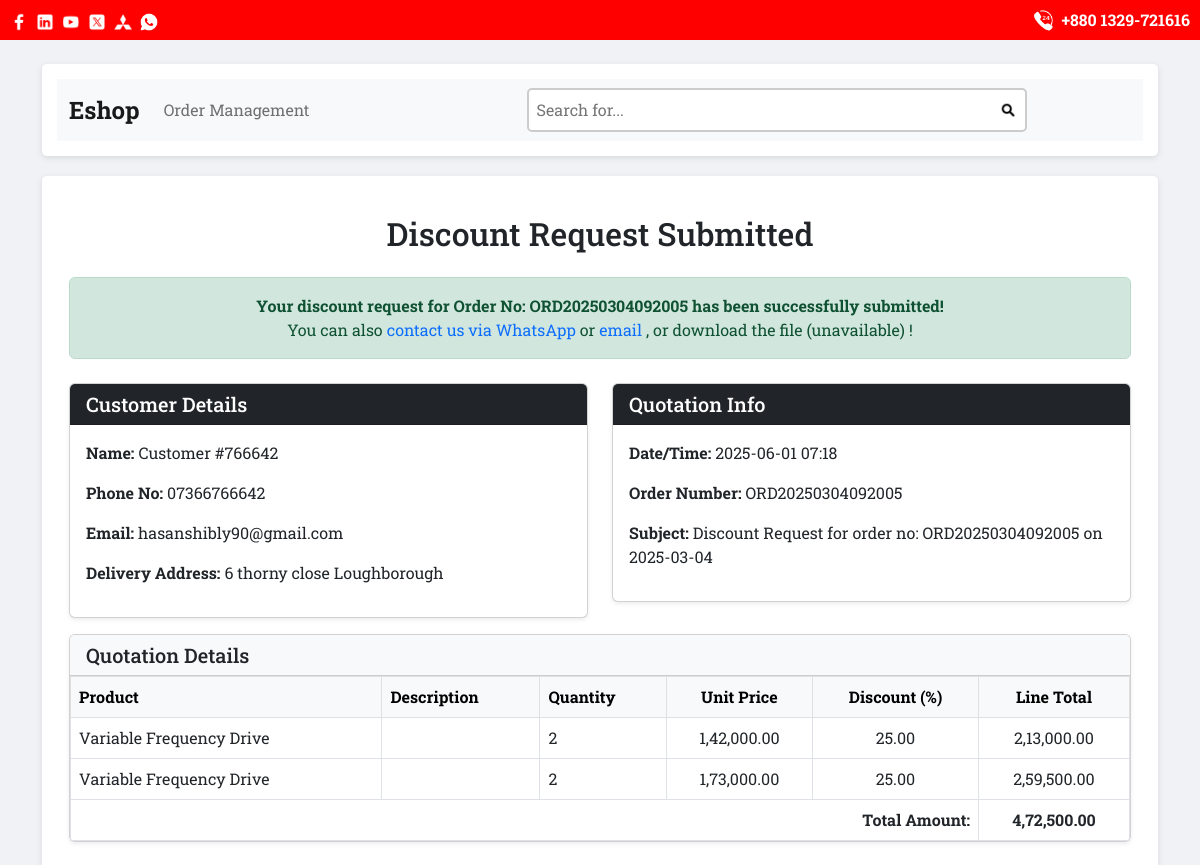
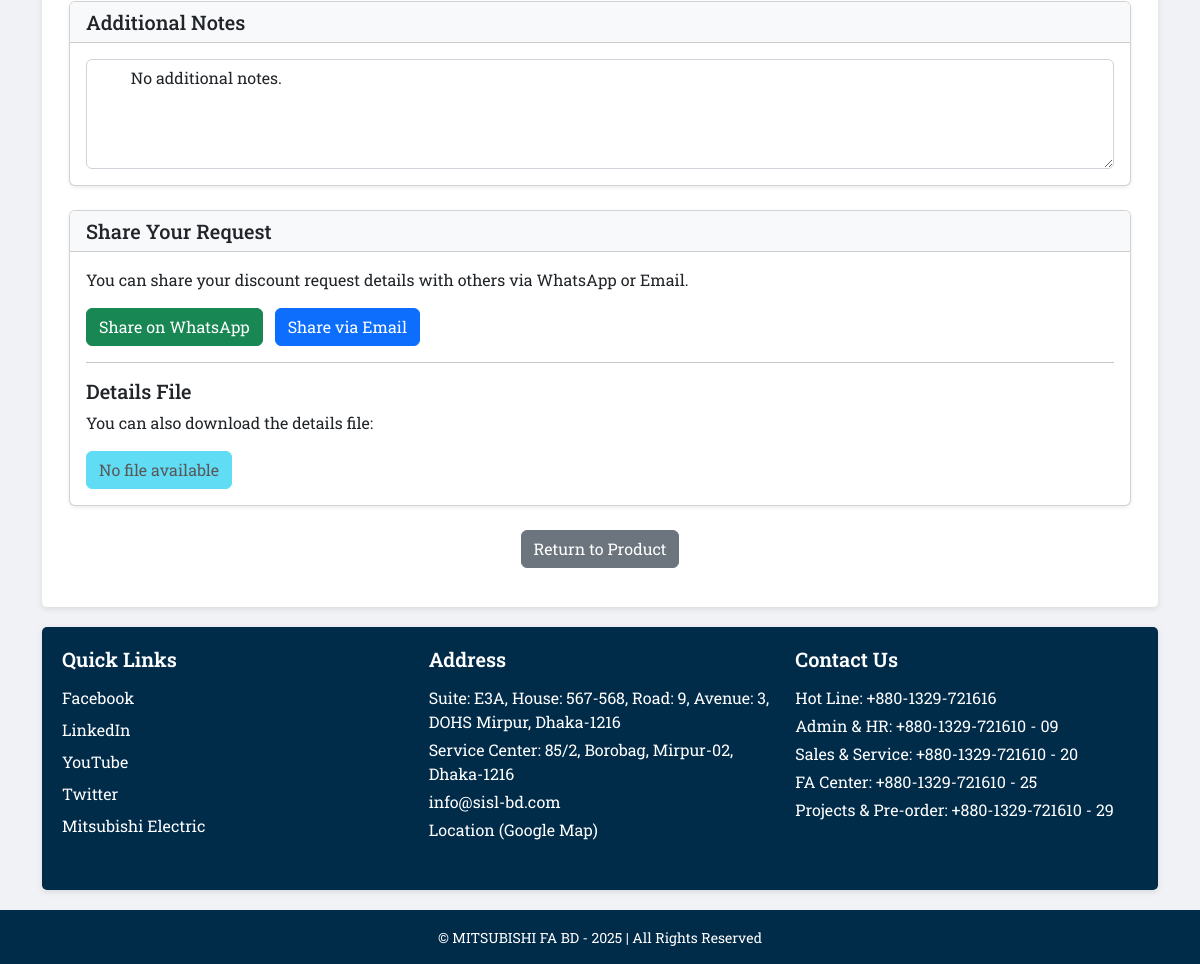
Page /discount-submitted/6/ (signed in) on the committed database (2 pictures, top to bottom).
### eshop/models.py (models this page shows, shortened)
class Quotation(models.Model):
    customer = models.ForeignKey(User, on_delete=models.SET_NULL, null=True, blank=True)
    created_at = models.DateTimeField(auto_now_add=True)
    status = models.CharField(max_length=1, choices=OrderStatus.choices, default=OrderStatus.PENDING)
    phone_no = models.CharField(max_length=20, blank=True, null=True)
    customer_name = models.CharField(max_length=255, blank=True, null=True)
    email = models.EmailField(blank=True, null=True)
    delivery_address = models.TextField(blank=True, null=True)
    subject = models.CharField(max_length=255, blank=True, null=True)
    order_number = models.CharField(max_length=20, blank=True, null=True, unique=True)
    total_amount = models.DecimalField(max_digits=12, decimal_places=2, default=0)

class QuotationLine(models.Model):
    quotation = models.ForeignKey(Quotation, on_delete=models.CASCADE, related_name='lines')
    product = models.ForeignKey(Product, on_delete=models.CASCADE)
    description = models.CharField(max_length=255, blank=True)
    quantity = models.PositiveIntegerField(default=1)
    unit_price = models.DecimalField(max_digits=10, decimal_places=2, default=0)
    discount_percent = models.DecimalField(max_digits=5, decimal_places=2, default=25)
    def line_total(self):
        subtotal = self.quantity * self.unit_price
        discount_amount = subtotal * (self.discount_percent / 100)
        return subtotal - discount_amount

class Product(models.Model):
    category = models.ForeignKey(Category, on_delete=models.CASCADE)
    brand = models.ForeignKey(Brand, on_delete=models.CASCADE)
    name = models.CharField("Name", max_length=255)
    original_price = models.DecimalField(max_digits=10, decimal_places=2)
    discounted_price = models.DecimalField(max_digits=10, decimal_places=2, blank=True, null=True)
    sku = models.CharField(max_length=50, unique=True)
    image = models.ImageField(upload_to='products/')
    country_of_origin = models.CharField(max_length=100, blank=True, null=True)
    description = models.TextField(blank=True, null=True)
    related_products = models.ManyToManyField(
        'self',
        blank=True,
        symmetrical=False,
        related_name='linked_products'
    )
    rated_output_power = models.CharField(max_length=255, blank=True, null=True)
    rated_output_current = models.CharField(max_length=255, blank=True, null=True)
    input_voltage = models.CharField(max_length=255, blank=True, null=True)
    input_frequency = models.CharField(max_length=255, blank=True, null=True)
    output_voltage = models.CharField(max_length=255, blank=True, null=True)
    output_frequency = models.CharField(max_length=255, blank=True, null=True)
    vfd_series = models.CharField(max_length=20, blank=True, null=True)  # e.g., D SERIES, E SERIES
    supply_voltage_ac = models.CharField(max_length=20, blank=True, null=True)
    rated_power_hp = models.DecimalField(max_digits=5, decimal_places=1, blank=True, null=True)
    application = models.CharField(max_length=20, blank=True, null=True)
    plc_input = models.CharField("Input (PLC)", max_length=255, blank=True, null=True)
    plc_output = models.CharField("Output (PLC)", max_length=255, blank=True, null=True)
    supply_voltage = models.CharField(max_length=255, blank=True, null=True)
    output_type = models.CharField(max_length=255, blank=True, null=True)
    display_device = models.CharField(max_length=255, blank=True, null=True)
    screen_size = models.CharField(max_length=255, blank=True, null=True)
    resolution = models.CharField(max_length=255, blank=True, null=True)
    display_size = models.CharField(max_length=255, blank=True, null=True)
    display_color = models.CharField(max_length=255, blank=True, null=True)
    built_in_interface = models.CharField(max_length=255, blank=True, null=True)
    rated_output = models.CharField(max_length=255, blank=True, null=True)
    rated_torque = models.CharField(max_length=255, blank=True, null=True)
    maximum_torque = models.CharField(max_length=255, blank=True, null=True)
    rated_speed = models.CharField(max_length=255, blank=True, null=True)
    maximum_speed = models.CharField(max_length=255, blank=True, null=True)
    power_supply_capacity = models.CharField(max_length=255, blank=True, null=True)
    power_supply_input = models.CharField(max_length=255, blank=True, null=True)
    rated_voltage = models.CharField(max_length=255, blank=True, null=True)
    rated_current = models.CharField(max_length=255, blank=True, null=True)
    maximum_current = models.CharField(max_length=255, blank=True, null=True)
    control_method = models.CharField(max_length=255, blank=True, null=True)
    dynamic_brake = models.CharField(max_length=255, blank=True, null=True)
    encoder_type = models.CharField(max_length=255, blank=True, null=True)
    communication = models.CharField(max_length=255, blank=True, null=True)
    encoder_resolution = models.CharField(max_length=255, blank=True, null=True)
    servo_motor = models.CharField(max_length=255, blank=True, null=True)
    servo_amplifier = models.CharField(max_length=255, blank=True, null=True)
    dimensions = models.CharField(max_length=255, blank=True, null=True, help_text="(W x H x D in mm)")
    weight = models.CharField(max_length=255, blank=True, null=True)
    compatible_software_package = models.CharField(max_length=255, blank=True, null=True)

### eshop/views.py (the view)
# urls.py: path('discount-submitted/<int:quotation_id>/', views.discount_submitted_view, name='discount_submitted'),
@login_required
def discount_submitted_view(request, quotation_id):
    quotation = get_object_or_404(Quotation, pk=quotation_id)
    product = quotation.lines.first().product if quotation.lines.exists() else None
    shareable_file_url = request.session.get('shareable_file_url', None)
    return render(request, "discount_submitted.html", {
        "quotation": quotation,
        "product": product,
        "shareable_file_url": shareable_file_url,
    })

### eshop/templatetags/custom_filters.py (called while the page is built)
@register.filter
def indian_format(value, decimal_places=2):
    try:
        dp = int(decimal_places)
        num = float(value)
    except (ValueError, TypeError):
        return value
    s = f"{num:.{dp}f}"
    if '.' in s:
        integer, fraction = s.split('.')
    else:
        integer, fraction = s, ''
    if len(integer) <= 3:
        return s
    last3 = integer[-3:]
    remaining = integer[:-3]
    groups = []
    while len(remaining) > 2:
        groups.append(remaining[-2:])
        remaining = remaining[:-2]
    if remaining:
        groups.append(remaining)
    groups.reverse()
    formatted_int = ",".join(groups) + "," + last3
    return formatted_int + "." + fraction if fraction else formatted_int

### eshop/templates/discount_submitted.html
{% extends "base.html" %}
{% load static %}
{% load custom_filters %}
{% block content %}
<div class="container my-4">
  <h2 class="text-center mb-4">Discount Request Submitted</h2>
  <div class="alert alert-success text-center my-4">
    <strong>Your discount request for Order No: {{ quotation.order_number|default:"N/A" }} has been successfully submitted!</strong>
   <br>
    You can also
    <a class="text-decoration-none" target="_blank"
       href="https://api.whatsapp.com/send?text={{ 'Your discount request for Order No: '|add:quotation.order_number|urlencode }}">
      contact us via WhatsApp
    </a>
    or
    <a class="text-decoration-none"
       href="mailto:?subject=Discount Request Details for Order No: {{ quotation.order_number }}&body=Your discount request for Order No: {{ quotation.order_number }} has been successfully submitted!">
      email
    </a>,
    or
    {% if shareable_file_url %}
      <a class="text-decoration-none" href="{{ shareable_file_url }}" download>
        download the file
      </a>
    {% else %}
      download the file (unavailable)
    {% endif %}
    !
  </div>
  <div class="row">
    <div class="col-md-6 mb-3">
      <div class="card shadow-sm">
        <div class="card-header bg-dark text-white">
          <h5 class="mb-0">Customer Details</h5>
        </div>
        <div class="card-body">
          <p><strong>Name:</strong> {{ quotation.customer_name|default:"N/A" }}</p>
          <p><strong>Phone No:</strong> {{ quotation.phone_no|default:"N/A" }}</p>
          <p><strong>Email:</strong> {{ quotation.email|default:"N/A" }}</p>
          <p><strong>Delivery Address:</strong> {{ quotation.delivery_address|default:"N/A" }}</p>
        </div>
      </div>
    </div>
    <div class="col-md-6 mb-3">
      <div class="card shadow-sm">
        <div class="card-header bg-dark text-white">
          <h5 class="mb-0">Quotation Info</h5>
        </div>
        <div class="card-body">
          <p><strong>Date/Time:</strong> {% now 'Y-m-d H:i' %}</p>
          <p><strong>Order Number:</strong> {{ quotation.order_number|default:"N/A" }}</p>
          <p><strong>Subject:</strong> {{ quotation.subject|default:"N/A" }}</p>
        </div>
      </div>
    </div>
  </div>
  <div class="card mb-4 shadow-sm">
    <div class="card-header bg-light">
      <h5 class="mb-0">Quotation Details</h5>
    </div>
    <div class="card-body p-0">
      <table class="table table-bordered align-middle mb-0">
        <thead class="table-light">
          <tr>
            <th>Product</th>
            <th>Description</th>
            <th>Quantity</th>
            <th class="text-center">Unit Price</th>
            <th class="text-center">Discount (%)</th>
            <th class="text-center">Line Total</th>
          </tr>
        </thead>
        <tbody>
          {% if quotation %}
            {% for line in quotation.lines.all %}
              <tr>
                <td>{{ line.product.name }}</td>
                <td>{{ line.description }}</td>
                <td>{{ line.quantity }}</td>
                <td class="text-center">{{ line.unit_price|indian_format:2 }}</td>
                <td class="text-center">{{ line.discount_percent|floatformat:2 }}</td>
                <td class="text-center">{{ line.line_total|indian_format:2 }}</td>
              </tr>
            {% endfor %}
            <tr>
              <td colspan="5" class="text-end">
                <strong>Total Amount:</strong>
              </td>
              <td class="text-center">
                <strong>{{ quotation.total_amount|indian_format:2 }}</strong>
              </td>
            </tr>
          {% else %}
            <tr>
              <td colspan="6" class="text-center">Quotation details not available.</td>
            </tr>
          {% endif %}
        </tbody>
      </table>
    </div>
  </div>
  <div class="card mb-4 shadow-sm">
    <div class="card-header bg-light">
      <h5 class="mb-0">Additional Notes</h5>
    </div>
    <div class="card-body">
      <textarea class="form-control" rows="4" name="notes" readonly>
        {{ quotation.notes|default:"No additional notes." }}
      </textarea>
    </div>
  </div>
  <div class="card mb-4 shadow-sm">
    <div class="card-header bg-light">
      <h5 class="mb-0">Share Your Request</h5>
    </div>
    <div class="card-body">
      <p>You can share your discount request details with others via WhatsApp or Email.</p>
      {% if quotation %}
        <a class="btn btn-success me-2" target="_blank"
           href="https://api.whatsapp.com/send?text={{ 'Discount Request Details for Order No: ' | add:quotation.order_number | urlencode }}">
          Share on WhatsApp
        </a>
        <a class="btn btn-primary" target="_blank"
           href="mailto:?subject=Discount Request Details for Order No: {{ quotation.order_number }}&amp;body=Discount Request Details for Order No: {{ quotation.order_number }}">
          Share via Email
        </a>
      {% else %}
        <p>Quotation details not available for sharing.</p>
      {% endif %}
      <hr>
      <h5>Details File</h5>
      <p>You can also download the details file:</p>
      {% if shareable_file_url %}
        <a href="{{ shareable_file_url }}" class="btn btn-info" download>Download Details File</a>
      {% else %}
        <button class="btn btn-info" disabled>No file available</button>
      {% endif %}
    </div>
  </div>
  <div class="text-center">
    {% if product and product.sku %}
      <a href="{% url 'product_detail' product.sku %}" class="btn btn-secondary">Return to Product</a>
    {% else %}
      <a href="{% url 'home' %}" class="btn btn-secondary">Return to Home</a>
    {% endif %}
  </div>
</div>
{% endblock %}

### eshop/templates/base.html (style rules this page uses)
:root { --color-red: #ff0000; --color-navy: #002b49; --color-marine: #004d8c; --color-white: #ffffff; --color-mid-gray: #888888; --color-light-neutral: #f0f2f5; }
body { font-family: 'Roboto Slab', serif; padding-top: 40px; background-color: var(--color-light-neutral); }

### rows in the picture
Quotation: order_number "ORD20250304092005", customer_name "Customer #766642", phone_no "07366766642", email "hasanshibly90@gmail.com", delivery_address "6 thorny close Loughborough", subject "Discount Request for order no: ORD20250304092005 on 2025-03-04", total_amount|indian_format "4,72,500.00"
QuotationLine: product.name "Variable Frequency Drive", quantity "2", unit_price|indian_format "1,42,000.00", discount_percent "25.00", line_total|indian_format "2,13,000.00"
QuotationLine: product.name "Variable Frequency Drive", quantity "2", unit_price|indian_format "1,73,000.00", discount_percent "25.00", line_total|indian_format "2,59,500.00"
